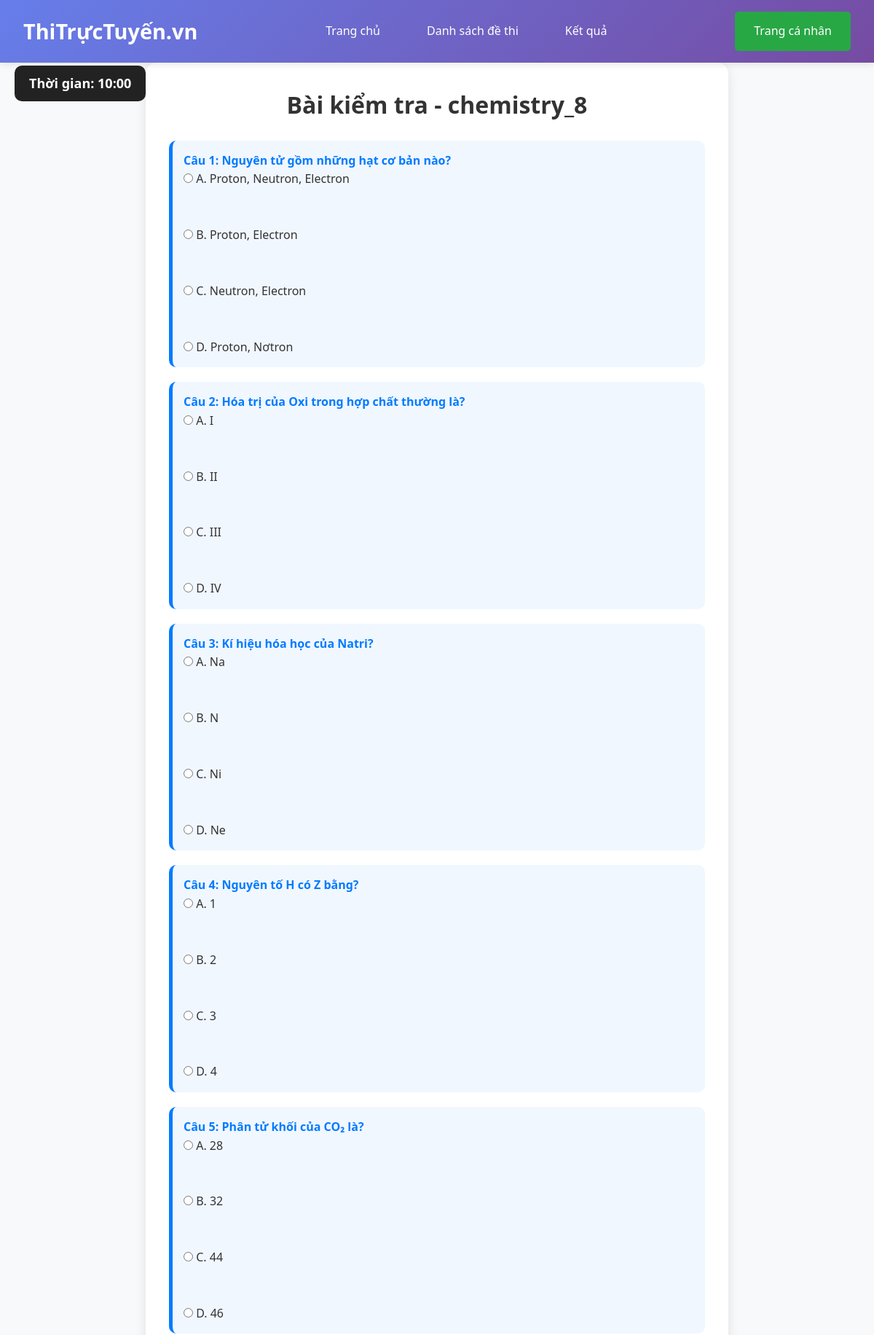
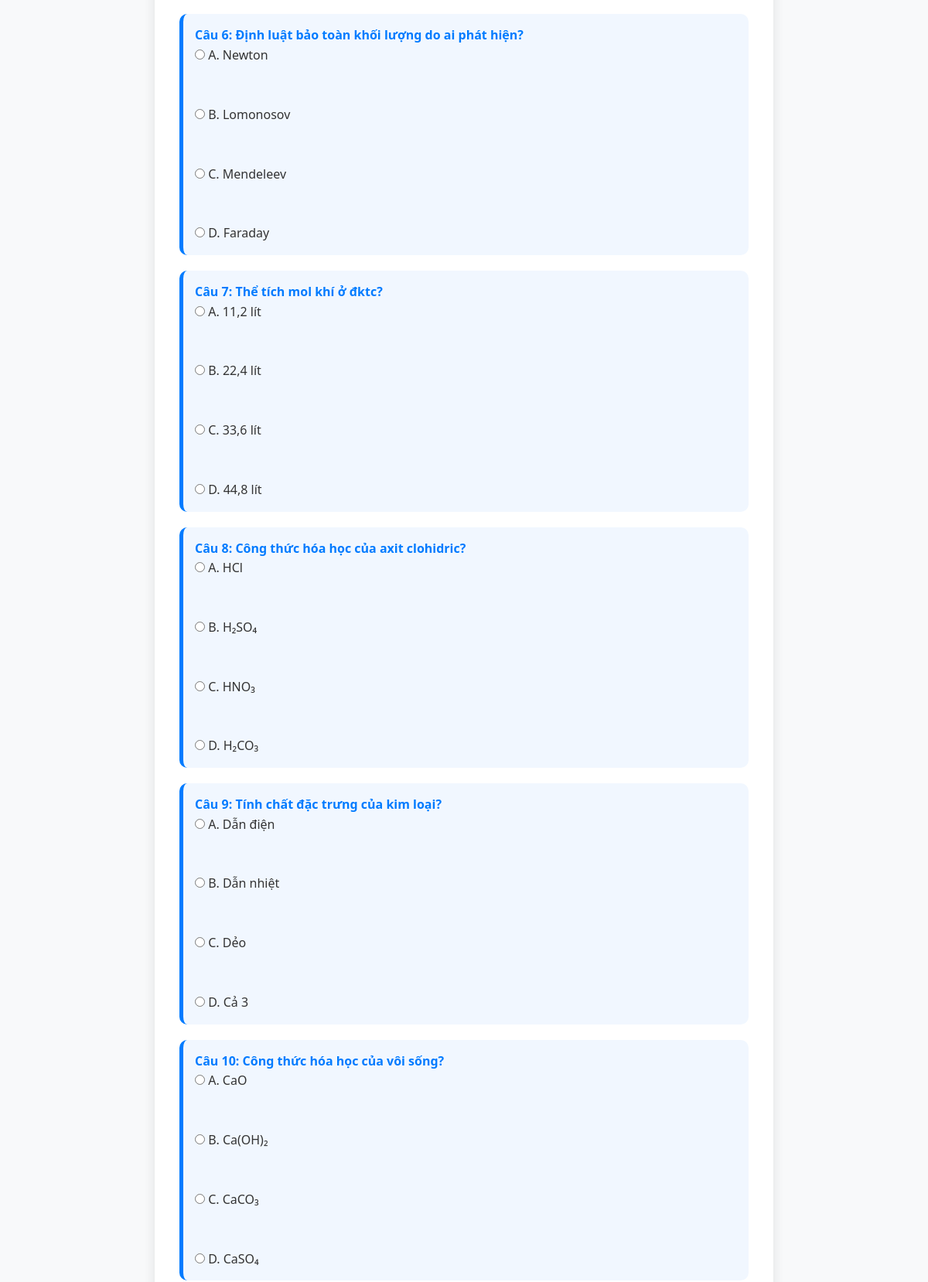
Page /exam_page.php?subject=chemistry_8 (signed in, upper part) on the committed database (2 pictures, top to bottom).
### tables this page shows
CREATE TABLE `question_chemistry_8` (
  `ID` int(11) NOT NULL,
  `SUBJECT` varchar(100) NOT NULL,
  `QUESTION` text NOT NULL,
  `OPTION_A` varchar(255) NOT NULL,
  `OPTION_B` varchar(255) NOT NULL,
  `OPTION_C` varchar(255) NOT NULL,
  `OPTION_D` varchar(255) NOT NULL,
  `CORRECT_OPTION` char(1) NOT NULL
);

### exam_page.php (the view, shortened to what this page needs)
<?php
include("config/db.php");
$tables = [
    'toan_tu_luan' => 'bai_toan_tu_luan',
    'math' => 'question_math',
    'chemistry_8' => 'question_chemistry_8',
    'chemistry_9' => 'question_chemistry_9',
    'chemistry_10' => 'question_chemistry_10',
    'chemistry_11' => 'question_chemistry_11',
    'chemistry_12' => 'question_chemistry_12',
    'physics_6'=> 'question_physics_6',
    'physics_7'=> 'question_physics_7',
    'physics_8'=> 'question_physics_8',
    'physics_9'=> 'question_physics_9',
    'physics_10'=> 'question_physics_10',
    'physics_11'=> 'question_physics_11',
    'physics_12'=> 'question_physics_12',
    'English_6'=> 'question_english_6',
    'English_7'=> 'question_english_7',
    'English_8'=> 'question_english_8',
    'English_9'=> 'question_english_9',
    'English_10'=> 'question_english_10',
    'English_11'=> 'question_english_11',
    'English_12'=> 'question_english_12',
];
$subject = $_GET['subject'] ?? '';
$table = $tables[$subject];
$sql = "SELECT * FROM `$table`";
$result = $conn->query($sql);
$stt = 1;
?>
<!DOCTYPE html>
<html lang="vi">
<head>
    <link rel="stylesheet" href="index.css">
    <link rel="stylesheet" href="exam_page.css">
    </head>
    <body>
    <?php if ($_SERVER['REQUEST_METHOD'] != 'POST') { ?>
        <div id="timer">Thời gian: <span id="time">10:00</span></div>
    <?php } ?>
    <header>
        <div class="header-container">
            <div class="logo">ThiTrựcTuyến.vn</div>
            <nav>
                <ul>
                    <li><a href="main_page.php">Trang chủ</a></li>
                    <li><a href="exam_list.php">Danh sách đề thi</a></li>
                    <li><a href="result.php">Kết quả</a></li>
                </ul>
            </nav>
            <div class="auth-buttons">
                <a class="btn btn-profie" href="profile.php">Trang cá nhân</a>
            </div>
        </div>
    </header>
    <div class="exam-container">
        <h2 class="exam-title">Bài kiểm tra - <?php echo htmlspecialchars($subject); ?></h2>
       <?php if ($_SERVER['REQUEST_METHOD'] != 'POST') { ?>
            <?php
            $subject = $_GET['subject'] ?? '';
            if ($subject != 'toan_tu_luan') {
            ?>
                <form method="post" action="">
                    <?php
                    if ($result && $result->num_rows > 0) {
                        while ($row = $result->fetch_assoc()) {
                            echo '<div class="question">';
                            echo "<b>Câu {$stt}: " . htmlspecialchars($row['QUESTION']) . "</b>";
                            echo '<div class="options">';
                            echo '<label><input type="radio" name="answer['.$stt.']" value="A"> A. ' . htmlspecialchars($row['OPTION_A']) . '</label><br>';
                            echo '<label><input type="radio" name="answer['.$stt.']" value="B"> B. ' . htmlspecialchars($row['OPTION_B']) . '</label><br>';
                            echo '<label><input type="radio" name="answer['.$stt.']" value="C"> C. ' . htmlspecialchars($row['OPTION_C']) . '</label><br>';
                            echo '<label><input type="radio" name="answer['.$stt.']" value="D"> D. ' . htmlspecialchars($row['OPTION_D']) . '</label>';
                            echo '</div>';
                            echo '</div>';
                            $stt++;
                        }
                    } else {
                        echo "Không có câu hỏi nào.";
                    }
                    ?>
                </form>
            <?php
            }
            ?>
        <?php } ?>
    </body>
</html>

### index.css (style rules this page uses)
* { margin: 0; padding: 0; box-sizing: border-box; }
body { font-family: 'Segoe UI', Tahoma, Geneva, Verdana, sans-serif; line-height: 1.6; color: #333; background-color: #f8f9fa; }
header { background: linear-gradient(135deg, #667eea 0%, #764ba2 100%); color: white; padding: 1rem 0; box-shadow: 0 2px 10px rgba(0,0,0,0.1); position: sticky; top: 0; z-index: 1000; }
.header-container { max-width: 1200px; margin: 0 auto; display: flex; justify-content: space-between; align-items: center; padding: 0 2rem; }
.logo { font-size: 1.8rem; font-weight: bold; color: white; text-decoration: none; }
nav ul { display: flex; list-style: none; gap: 2rem; }
nav a { color: white; text-decoration: none; padding: 0.5rem 1rem; border-radius: 5px; transition: background-color 0.3s; }
.auth-buttons { display: flex; gap: 1rem; }
.btn { padding: 0.75rem 1.5rem; border: none; border-radius: 5px; cursor: pointer; font-size: 1rem; font-weight: 500; text-decoration: none; display: inline-block; text-align: center; transition: all 0.3s ease; border: 2px solid transparent; }
.btn-profie { background-color: #28a745; color: white; }
.exam-container { max-width: 800px; margin: 0 auto; background: white; padding: 2rem; border-radius: 15px; box-shadow: 0 4px 15px rgba(0,0,0,0.1); }
.exam-title { text-align: center; margin-bottom: 1.5rem; color: #333; font-size: 2rem; }
.question { margin-bottom: 2.5rem; padding: 1.5rem; background: #f8f9fa; border-radius: 10px; border-left: 4px solid #007bff; }
.options { display: flex; flex-direction: column; gap: 0.8rem; }

### exam_page.css (style rules this page uses)
.question { background: #f1f7ff; padding: 15px; margin-bottom: 15px; border-radius: 10px; border-left: 5px solid #007bff; transition: 0.2s; }
.question b { color: #007bff; font-size: 16px; }
.question { margin-bottom: 20px; }
#timer { position: fixed; top: 90px; left: 20px; background: #222; color: #fff; padding: 10px 20px; border-radius: 10px; font-size: 18px; font-weight: bold; z-index: 9999; }

### rows in the picture
question_chemistry_8: QUESTION "Nguyên tử gồm những hạt cơ bản nào?", OPTION_A "Proton, Neutron, Electron", OPTION_B "Proton, Electron", OPTION_C "Neutron, Electron", OPTION_D "Proton, Nơtron"
question_chemistry_8: QUESTION "Hóa trị của Oxi trong hợp chất thường là?", OPTION_A "I", OPTION_B "II", OPTION_C "III", OPTION_D "IV"
question_chemistry_8: QUESTION "Kí hiệu hóa học của Natri?", OPTION_A "Na", OPTION_B "N", OPTION_C "Ni", OPTION_D "Ne"
question_chemistry_8: QUESTION "Nguyên tố H có Z bằng?", OPTION_A "1", OPTION_B "2", OPTION_C "3", OPTION_D "4"
question_chemistry_8: QUESTION "Phân tử khối của CO₂ là?", OPTION_A "28", OPTION_B "32", OPTION_C "44", OPTION_D "46"
question_chemistry_8: QUESTION "Định luật bảo toàn khối lượng do ai phát hiện?", OPTION_A "Newton", OPTION_B "Lomonosov", OPTION_C "Mendeleev", OPTION_D "Faraday"
question_chemistry_8: QUESTION "Thể tích mol khí ở đktc?", OPTION_A "11,2 lít", OPTION_B "22,4 lít", OPTION_C "33,6 lít", OPTION_D "44,8 lít"
question_chemistry_8: QUESTION "Công thức hóa học của axit clohidric?", OPTION_A "HCl", OPTION_B "H₂SO₄", OPTION_C "HNO₃", OPTION_D "H₂CO₃"
question_chemistry_8: QUESTION "Tính chất đặc trưng của kim loại?", OPTION_A "Dẫn điện", OPTION_B "Dẫn nhiệt", OPTION_C "Dẻo", OPTION_D "Cả 3"
question_chemistry_8: QUESTION "Công thức hóa học của vôi sống?", OPTION_A "CaO", OPTION_B "Ca(OH)₂", OPTION_C "CaCO₃", OPTION_D "CaSO₄"

### other values in the picture
$subject "chemistry_8"
